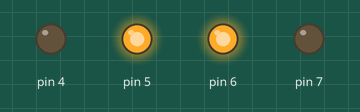
This sketch was run on a simulated Arduino Uno, built with avr-gcc and run on an emulated ATmega328P. Shown: output pins drawn as LEDs (lit = HIGH).

Above: at 0.5 s.
At 2.0 s:
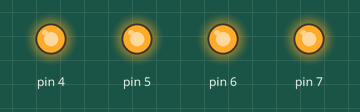
Timing chart, 0 to 3.5 s (numbered marks = the images above):
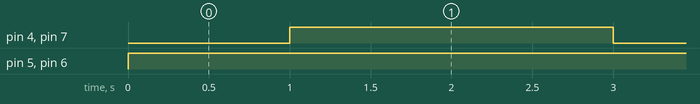

The sketch:

MotorTest.ino
```cpp
/****************************************************
 * MotorTest
 *****************************************************
 * This example is aimed to control DFMobile basic motion -- Forward and Back
 * Created 2015-3-2
 * By Gavin
 ******************************************************/
#include <DFMobile.h>

DFMobile Robot (4,5,7,6);     // initiate the Motor pin

void setup () {
  Robot.Direction (LOW,HIGH);  // initiate the positive direction
}

void loop () {
  Robot.Speed (255,255);      //Forward
  delay (1000);

  Robot.Speed (-255,-255);    //Back
  delay (2000);
}
```

Measured:
- by itself, pin 4, pin 7: alternates HIGH for 2.0 s and LOW for 1.0 s
- by itself, pin 5, pin 6: LOW → HIGH at 0.00 s
